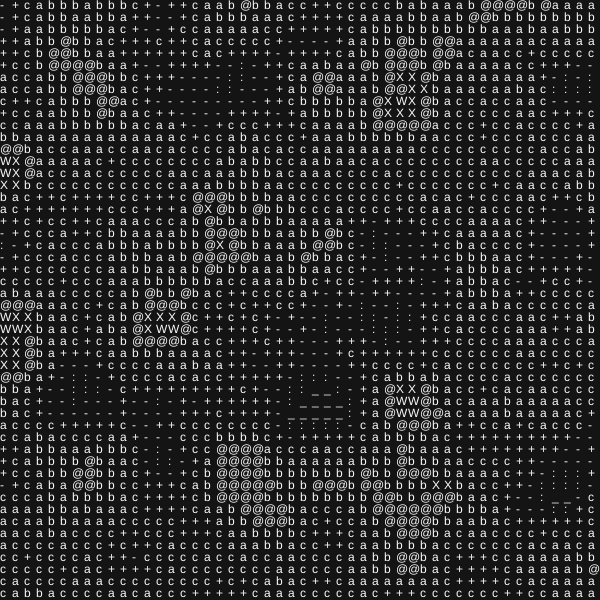
Frame 1 (no input)
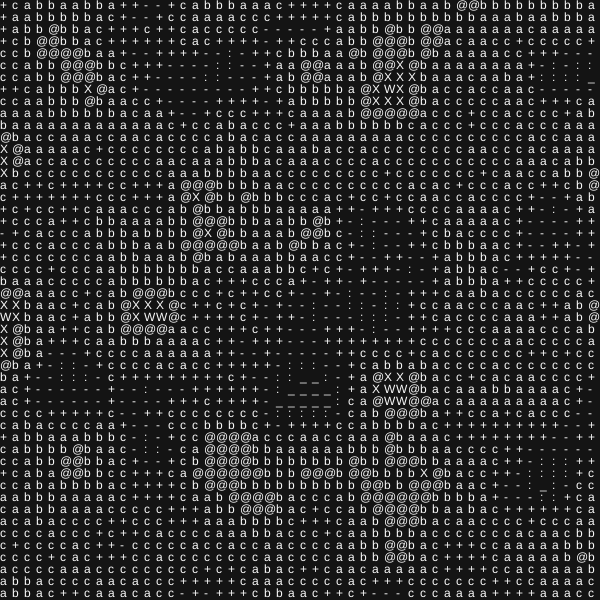
Frame 60 (no input)
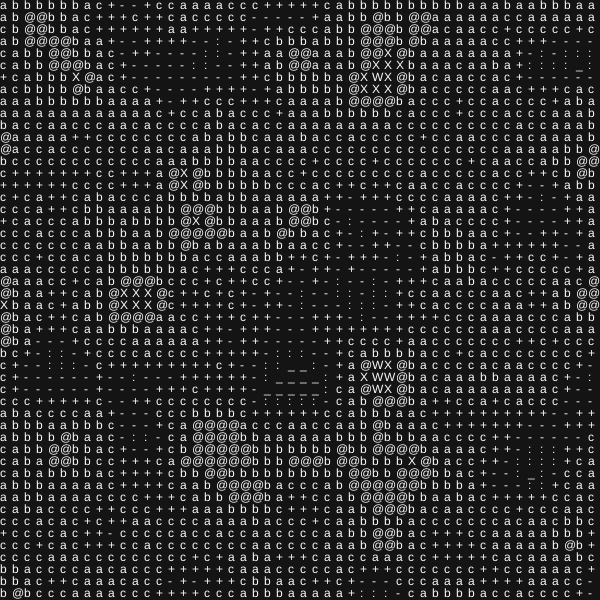
Frame 120 (the mouse pressed at the canvas centre since frame 60)

The p5.js sketch that drew these frames (run headless with seeded random() and noise() and a simulated clock; from frame 60 on, the mouse is pressed at the canvas centre):

// p5.js sketch
// ── sketch.js
let rows, cols, cellH, cellW;
let noiseScale;
let chars;

function setup() {
  createCanvas(600, 600);
  rows = 50;
  cols = 50;
  cellW = width / cols;
  cellH = height / rows;
  noiseScale = 0.15;
  textSize(cellH);
  textAlign(LEFT, TOP)
  chars = " ._:-+cab@XWÑ";
}

function draw() {
  background(20);
  noStroke();
  for (let i = 0; i < cols; i++) {
    for (let j = 0; j < rows; j++) {
      let x = i * cellW;
      let y = j * cellH;
      let n = noise((i + radians(frameCount)) * noiseScale, (j + radians(frameCount)) * noiseScale);
      let charSelector = int(map(n, 0, 1, chars.length, 0));
      fill(250);
      text(chars.charAt(charSelector), x, y);
    }
  }
}
